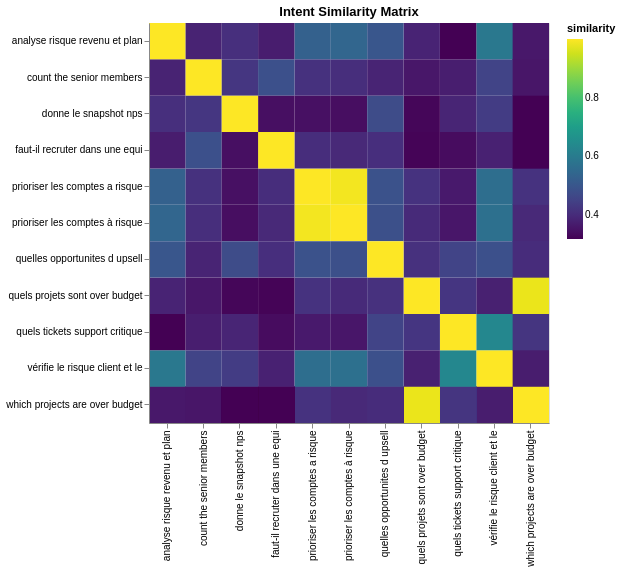

Notebook cell for this chart:
### Code cell
// Intent diversity: unique intents and their similarity
function cosine(a: number[], b: number[]): number {
  let dot = 0, na = 0, nb = 0;
  for (let i = 0; i < a.length; i++) {
    dot += a[i] * b[i];
    na += a[i] * a[i];
    nb += b[i] * b[i];
  }
  return dot / (Math.sqrt(na) * Math.sqrt(nb) + 1e-9);
}

const intents = withIntentEmb.map(t => ({
  intent: t.intent ?? '(none)',
  target: t.targetNote,
  embedding: t.intentEmbedding!,
}));

if (intents.length >= 2) {
  console.log('\n=== Intent Embeddings ===');
  console.log(`${intents.length} intents with embeddings\n`);
  
  // Pairwise similarity between intents
  const intentSimData: Array<{intentA: string, intentB: string, similarity: number}> = [];
  for (let i = 0; i < intents.length; i++) {
    for (let j = 0; j < intents.length; j++) {
      intentSimData.push({
        intentA: intents[i].intent.slice(0, 30),
        intentB: intents[j].intent.slice(0, 30),
        similarity: cosine(intents[i].embedding, intents[j].embedding),
      });
    }
  }
  
  const intentSpec = {
    "$schema": "https://vega.github.io/schema/vega-lite/v5.json",
    "title": "Intent Similarity Matrix",
    "width": 400,
    "height": 400,
    "data": { "values": intentSimData },
    "mark": "rect",
    "encoding": {
      "x": { "field": "intentA", "type": "nominal", "title": null },
      "y": { "field": "intentB", "type": "nominal", "title": null },
      "color": { "field": "similarity", "type": "quantitative", "scale": { "scheme": "viridis" } },
      "tooltip": [{ "field": "intentA" }, { "field": "intentB" }, { "field": "similarity", "format": ".3f" }]
    }
  };
  await Deno.jupyter.display({ "application/vnd.vegalite.v5+json": intentSpec }, { raw: true });
} else {
  console.log('\nNot enough intents with embeddings for similarity analysis.');
  console.log('Run more --intent queries to accumulate data.');
}

### Figure 1 — Vega-Lite specification as saved in the notebook (floating-point values rounded to 4 significant figures; data arrays with more than 128 entries replaced by an {"elided": "..."} marker saying what was removed)
{"$schema": "https://vega.github.io/schema/vega-lite/v5.json", "data": {"values": {"elided": "361 records"}}, "encoding": {"color": {"field": "similarity", "scale": {"scheme": "viridis"}, "type": "quantitative"}, "tooltip": [{"field": "intentA"}, {"field": "intentB"}, {"field": "similarity", "format": ".3f"}], "x": {"field": "intentA", "title": null, "type": "nominal"}, "y": {"field": "intentB", "title": null, "type": "nominal"}}, "height": 400, "mark": "rect", "title": "Intent Similarity Matrix", "width": 400}
